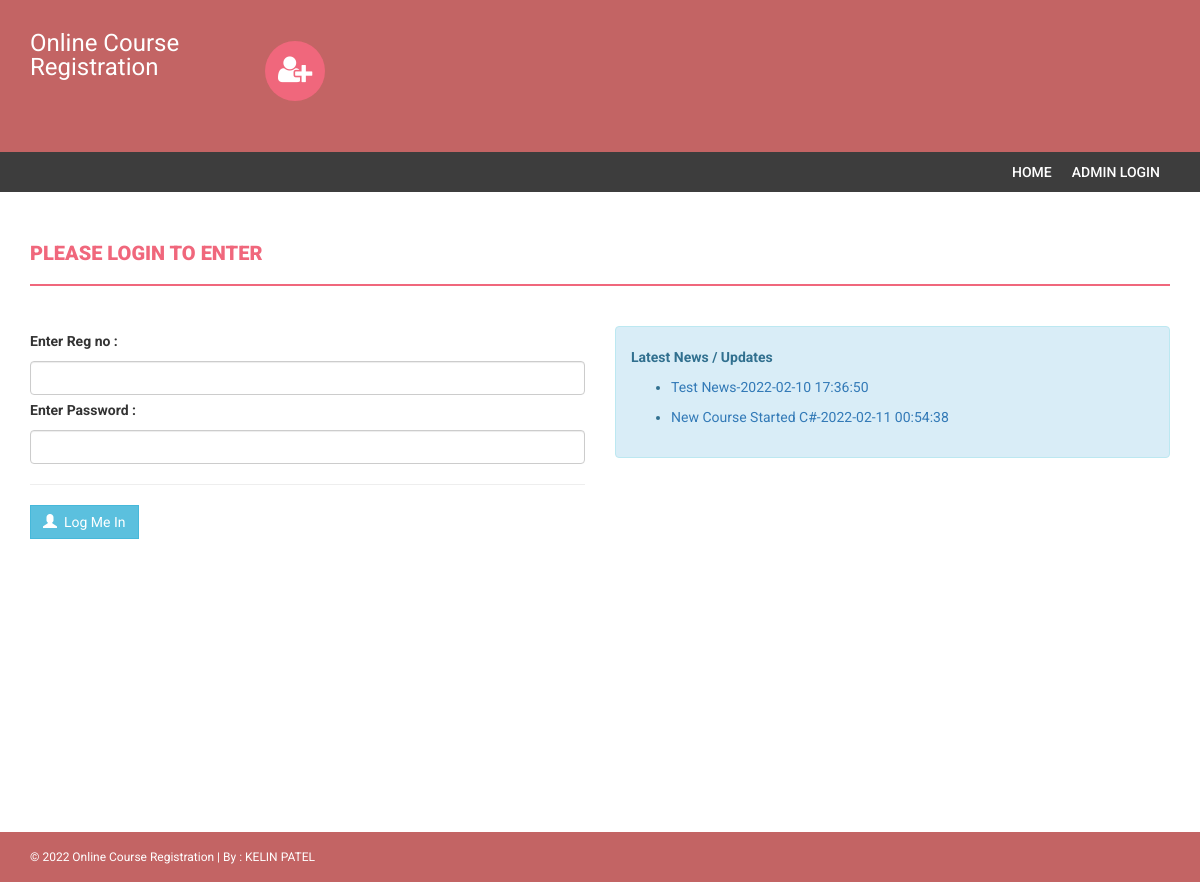
Before: / with the older database file.
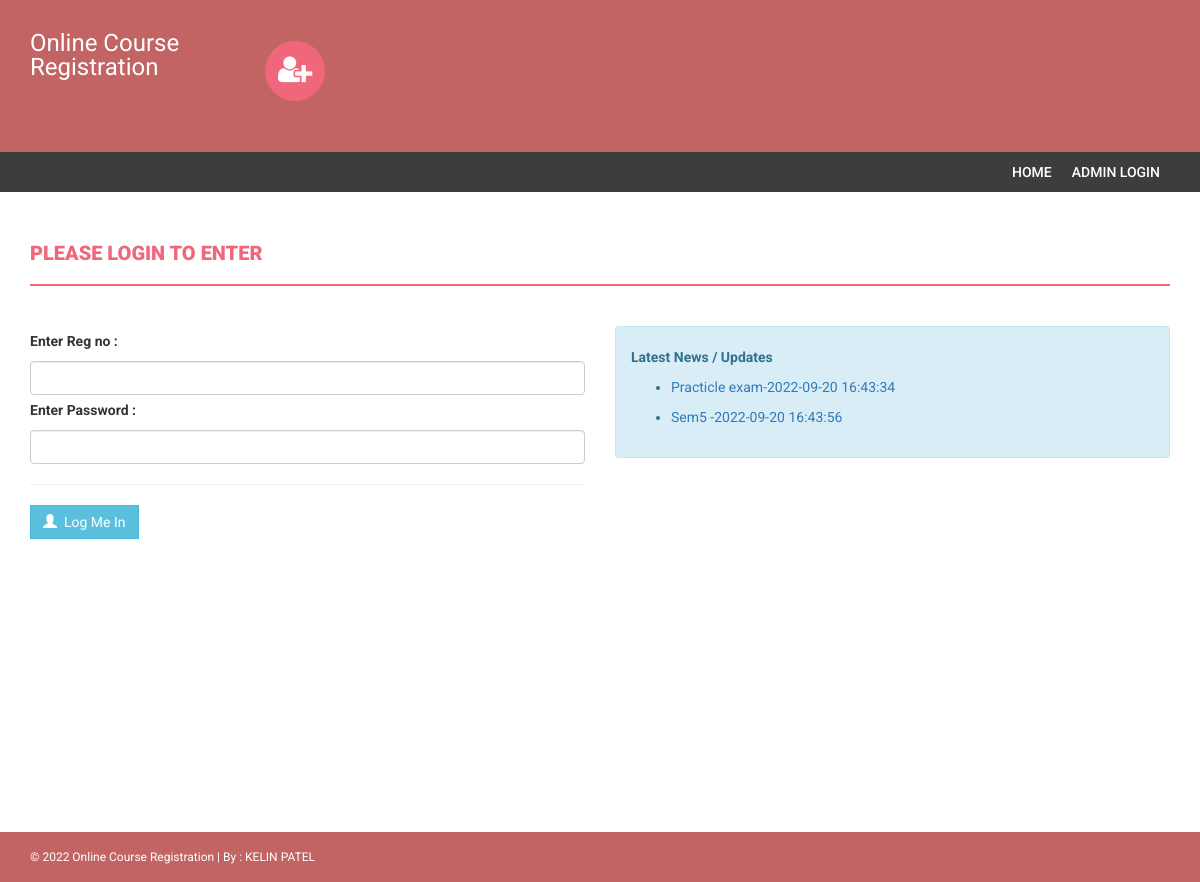
After: the same page with the newer database file.
### tables this page shows
CREATE TABLE `news` (
  `id` int(11) NOT NULL,
  `newstitle` varchar(255) DEFAULT NULL,
  `newsDescription` mediumtext,
  `postingDate` timestamp NULL DEFAULT CURRENT_TIMESTAMP
);

### index.php (the view, shortened to what this page needs)
<!DOCTYPE html>
<html xmlns="http://www.w3.org/1999/xhtml">
<head>
    <link href="assets/css/bootstrap.css" rel="stylesheet" />
    <link href="assets/css/font-awesome.css" rel="stylesheet" />
    <link href="assets/css/style.css" rel="stylesheet" />
</head>
<body>
    <?php include('includes/header.php');?>
<section class="menu-section">
        <div class="container">
            <div class="row">
                <div class="col-md-12">
                    <div class="navbar-collapse collapse ">
                        <ul id="menu-top" class="nav navbar-nav navbar-right">
                             <li><a href="index.php">Home </a></li>
                             <li><a href="admin/">Admin Login </a></li>
                        </ul>
                    </div>
                </div>
            </div>
        </div>
    </section>
    <div class="content-wrapper">
        <div class="container">
            <div class="row">
                <div class="col-md-12">
                    <h4 class="page-head-line">Please Login To Enter </h4>
                </div>
            </div>
            <form name="admin" method="post">
            <div class="row">
                <div class="col-md-6">
                     <label>Enter Reg no : </label>
                        <input type="text" name="regno" class="form-control"  />
                        <label>Enter Password :  </label>
                        <input type="password" name="password" class="form-control"  />
                        <hr />
                        <button type="submit" name="submit" class="btn btn-info"><span class="glyphicon glyphicon-user"></span> &nbsp;Log Me In </button>&nbsp;
                </div>
                </form>
                <div class="col-md-6">
                    <div class="alert alert-info">
                         <strong> Latest News / Updates</strong>
                         <marquee direction='up'  scrollamount="2" onmouseover="this.stop();" onmouseout="this.start();">
                        <ul>
                            <?php
$sql=mysqli_query($con,"select * from news");
while($row=mysqli_fetch_array($sql))
{
?>
                            <li>
                              <a href="news-details.php?nid=<?php echo htmlentities($row['id']);?>"><?php echo htmlentities($row['newstitle']);?>-<?php echo htmlentities($row['postingDate']);?></a>
                            </li>
                           <?php } ?>
                        </ul>
                    </marquee>
                    </div>
                                    </div>
            </div>
        </div>
    <?php include('includes/footer.php');?>
</body>
</html>

Changed rows visible on the page:
removed news: newstitle "Test News", postingDate "2022-02-10 17:36:50"
removed news: newstitle "New Course Started C#", postingDate "2022-02-11 00:54:38"
added news: newstitle "Practicle exam", postingDate "2022-09-20 16:43:34"
added news: newstitle "Sem5", postingDate "2022-09-20 16:43:56"
